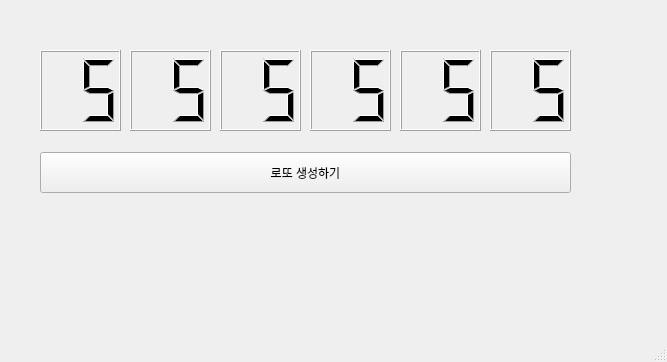
<?xml version="1.0" encoding="UTF-8"?>
<ui version="4.0">
 <class>MainWindow</class>
 <widget class="QMainWindow" name="MainWindow">
  <property name="geometry">
   <rect>
    <x>0</x>
    <y>0</y>
    <width>667</width>
    <height>362</height>
   </rect>
  </property>
  <property name="windowTitle">
   <string>MainWindow</string>
  </property>
  <widget class="QWidget" name="centralwidget">
   <widget class="QLCDNumber" name="lc01">
    <property name="geometry">
     <rect>
      <x>40</x>
      <y>50</y>
      <width>81</width>
      <height>81</height>
     </rect>
    </property>
    <property name="digitCount">
     <number>2</number>
    </property>
    <property name="intValue" stdset="0">
     <number>5</number>
    </property>
   </widget>
   <widget class="QLCDNumber" name="lc02">
    <property name="geometry">
     <rect>
      <x>130</x>
      <y>50</y>
      <width>81</width>
      <height>81</height>
     </rect>
    </property>
    <property name="digitCount">
     <number>2</number>
    </property>
    <property name="intValue" stdset="0">
     <number>5</number>
    </property>
   </widget>
   <widget class="QLCDNumber" name="lc03">
    <property name="geometry">
     <rect>
      <x>220</x>
      <y>50</y>
      <width>81</width>
      <height>81</height>
     </rect>
    </property>
    <property name="digitCount">
     <number>2</number>
    </property>
    <property name="intValue" stdset="0">
     <number>5</number>
    </property>
   </widget>
   <widget class="QLCDNumber" name="lc04">
    <property name="geometry">
     <rect>
      <x>310</x>
      <y>50</y>
      <width>81</width>
      <height>81</height>
     </rect>
    </property>
    <property name="digitCount">
     <number>2</number>
    </property>
    <property name="intValue" stdset="0">
     <number>5</number>
    </property>
   </widget>
   <widget class="QLCDNumber" name="lc05">
    <property name="geometry">
     <rect>
      <x>400</x>
      <y>50</y>
      <width>81</width>
      <height>81</height>
     </rect>
    </property>
    <property name="digitCount">
     <number>2</number>
    </property>
    <property name="intValue" stdset="0">
     <number>5</number>
    </property>
   </widget>
   <widget class="QLCDNumber" name="lc06">
    <property name="geometry">
     <rect>
      <x>490</x>
      <y>50</y>
      <width>81</width>
      <height>81</height>
     </rect>
    </property>
    <property name="digitCount">
     <number>2</number>
    </property>
    <property name="intValue" stdset="0">
     <number>5</number>
    </property>
   </widget>
   <widget class="QPushButton" name="pb">
    <property name="geometry">
     <rect>
      <x>40</x>
      <y>152</y>
      <width>531</width>
      <height>41</height>
     </rect>
    </property>
    <property name="text">
     <string>로또 생성하기</string>
    </property>
   </widget>
  </widget>
  <widget class="QMenuBar" name="menubar">
   <property name="geometry">
    <rect>
     <x>0</x>
     <y>0</y>
     <width>667</width>
     <height>21</height>
    </rect>
   </property>
  </widget>
  <widget class="QStatusBar" name="statusbar"/>
 </widget>
 <resources/>
 <connections/>
</ui>
